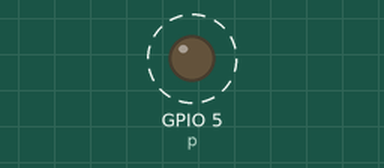
Recording of a program running on a simulated ESP32 board running MicroPython. On the bench: output pins drawn as LEDs (lit = HIGH). Dashed ring = blinking.

Above: at 0.5 s.
Timing chart, 0 to 4.6 s (numbered marks = the images above):
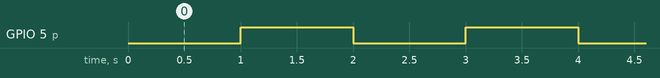

The program:

relais.py
```python
"""Use a relais module connected to pin 5 on an ESP-32 microcontroller."""
from machine import Pin, lightsleep

p = Pin(5, Pin.OUT, value=1)

while True:
    p.value(0)
    lightsleep(1000)
    p.value(1)
    lightsleep(1000)
```

Measured:
- by itself, GPIO 5 (p): alternates HIGH for 1.0 s and LOW for 1.0 s
